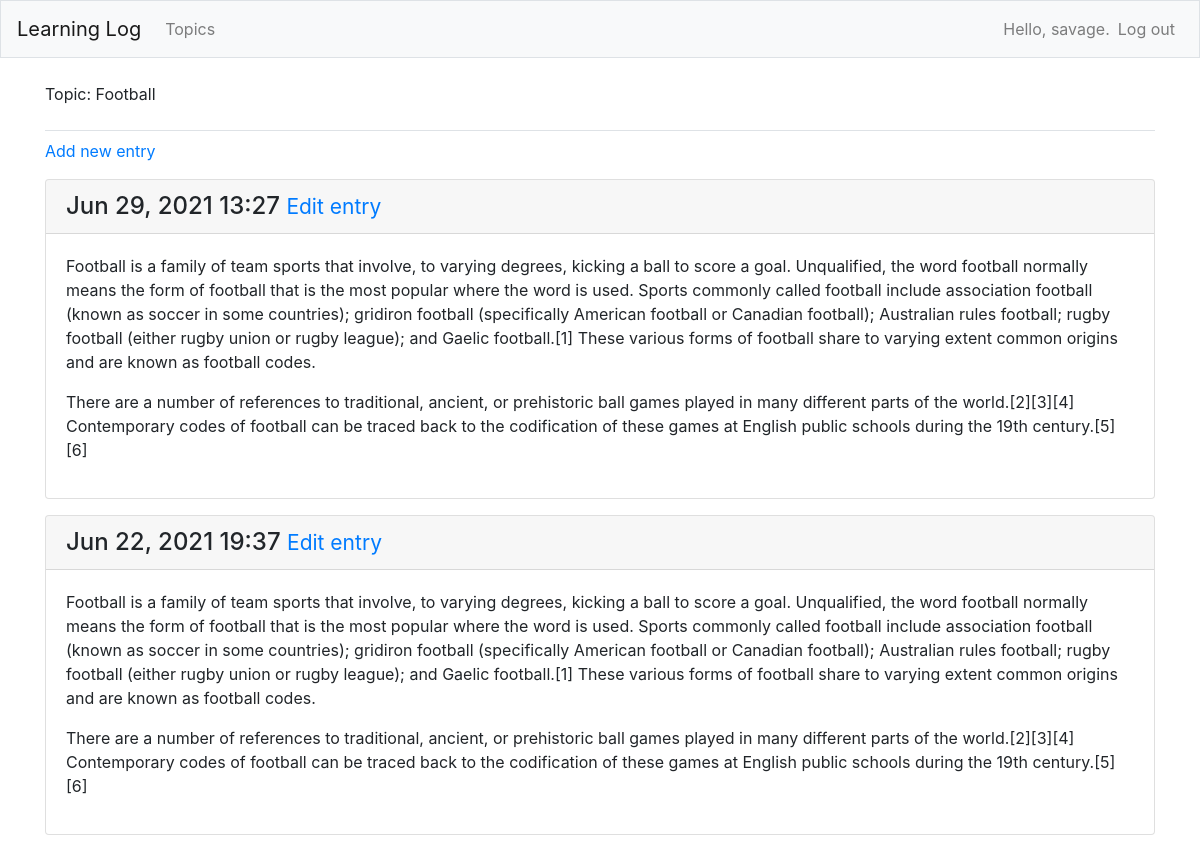
The page /topics/1/ (signed in) on the database its author committed.
### learning_logs/models.py (models this page shows, shortened)
class Topic(models.Model):
    text = models.CharField(max_length=200)
    date_added = models.DateTimeField(auto_now_add=True)
    owner = models.ForeignKey(User, on_delete=models.CASCADE)
    def __str__(self):
        return self.text

class Entry(models.Model):
    topic = models.ForeignKey(Topic, on_delete=models.CASCADE)
    text = models.TextField()
    date_added = models.DateTimeField(auto_now_add=True)
    class Meta:
        verbose_name_plural = 'entries'

### learning_logs/views.py (the view)
# urls.py: path('topics/<int:topic_id>/', views.topic, name='topic'),
@login_required
def topic(request, topic_id):
    topic = Topic.objects.get(id=topic_id)
    if topic.owner != request.user:
        raise Http404
    entries = topic.entry_set.order_by('-date_added')
    context = {'topic': topic, 'entries': entries}
    return render(request, 'learning_logs/topic.html', context)

### learning_logs/templates/learning_logs/topic.html
{% extends 'learning_logs/base.html' %}
{% block page_header %}
  <p>Topic: {{ topic }}</p>
{% endblock page_header %}
{% block content %}
  <p>
    <a href="{% url 'learning_logs:new_entry' topic.id %}">Add new entry</a>
  </p>
  {% for entry in entries %}
      <div class="card mb-3">
          <h4 class="card-header">
              {{ entry.date_added|date:'M d, Y H:i' }}
              <small><a href="{% url 'learning_logs:edit_entry' entry.id %}">Edit entry</a></small>
          </h4>
          <div class="card-body">
              {{ entry.text|linebreaks }}
          </div>
      </div>
      {% empty %}
        <li>There are no entries for this topic yet.</li>
      {% endfor %}
{% endblock content %}

### learning_logs/templates/learning_logs/base.html (shortened to what this page needs)
<html lang="en"><head></head><body>{% load bootstrap4 %}
  {% bootstrap_css %}
  <nav class="navbar navbar-expand-md navbar-light bg-light mb-4 border">
    <a class="navbar-brand" href="{% url 'learning_logs:index'%}">
        Learning Log</a>
    <div class="collapse navbar-collapse" id="navbarCollapse">
      <ul class="navbar-nav mr-auto">
        <li class="nav-item">
          <a class="nav-link" href="{% url 'learning_logs:topics'%}">
              Topics</a></li>
      </ul>
      <ul class="navbar-nav ml-auto">
        {% if user.is_authenticated %}
          <li class="nav-item">
            <span class="navbar-text">Hello, {{ user.username }}.</span>
          </li>
          <li class="nav-item">
            <a class="nav-link" href="{% url 'users:logout' %}">Log out</a>
          </li>
        {% else %}
          <li class="nav-item">
            <a class="nav-link" href="{% url 'users:register' %}">Register</a>
          </li>
          <li class="nav-item">
            <a class="nav-link" href="{% url 'users:login' %}">Log in</a></li>
        {% endif %}
      </ul>
    </div>
  </nav>
  <main role="main" class="container">
    <div class="pb-2 mb-2 border-bottom">
      {% block page_header %}{% endblock page_header %}
    </div>
    <div>
      {% block content %}{% endblock content %}
    </div>
  </main>
</body></html>

### rows shown on the page
Topic: text "Football"
Entry: date_added "Jun 29, 2021 13:27", text "Football is a family of team sports that involve, to varying degrees, kicking a ball to score a goal. Unqualified, the word football normally means the form of football that is the most popular where the word is used. Sports commonly called football include association football (known as soccer in some countries); gridiron football (specifically American football or Canadian football); Australian rules football; rugby football (either rugby union or rugby league); and Gaelic football.[1] These various forms of football share to varying extent common origins and are known as football codes. There are a number of references to traditional, ancient, or prehistoric ball games played in many…"
Entry: date_added "Jun 22, 2021 19:37", text "Football is a family of team sports that involve, to varying degrees, kicking a ball to score a goal. Unqualified, the word football normally means the form of football that is the most popular where the word is used. Sports commonly called football include association football (known as soccer in some countries); gridiron football (specifically American football or Canadian football); Australian rules football; rugby football (either rugby union or rugby league); and Gaelic football.[1] These various forms of football share to varying extent common origins and are known as football codes. There are a number of references to traditional, ancient, or prehistoric ball games played in many…"

### other values the page prints
{{ user.username }} "savage"
